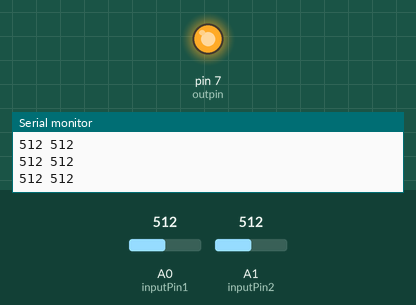
This sketch was run on a simulated Arduino Uno, built with avr-gcc and run on an emulated ATmega328P. On the bench: output pins drawn as LEDs (lit = HIGH), the last lines printed to the serial monitor. The test bench sets the inputs (shaded band); at power-on: A1 (inputPin2) = 512, A0 (inputPin1) = 512.

Above: at 1.2 s.
1.3 s: A1 (inputPin2) set to 99
2.8 s: A1 (inputPin2) set to 82
At 3.7 s:
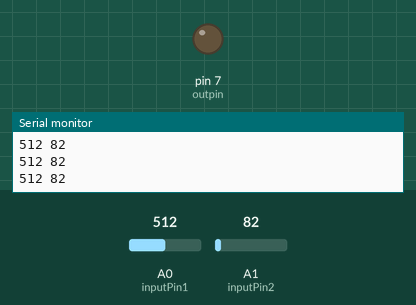
4.3 s: A1 (inputPin2) set to 100
At 4.7 s:
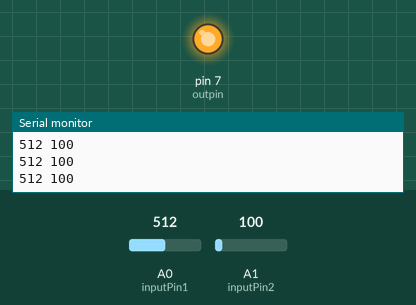
7.3 s: A1 (inputPin2) set to 80
At 8.3 s:
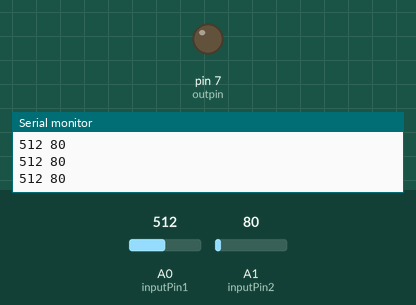
Timing chart, 0 to 9.8 s (numbered marks = the images above; inputs shaded):
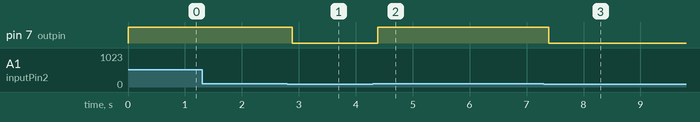

Measured:
- the behaviour switches between 91 and 90 on A1 (inputPin2) (found by bisection; images 0 and 1)
- after the input at 2.8 s, pin 7 (outpin): HIGH → LOW after 0.09 s
- after the input at 4.3 s, pin 7 (outpin): LOW → HIGH after 0.08 s
- after the input at 7.3 s, pin 7 (outpin): HIGH → LOW after 0.09 s

The sketch:

ArduinoSmooth.ino
```cpp
const int numReadings = 20;
const int outpin = 7;

int readings1[numReadings];      // the readings from the analog input
int readings2[numReadings];
int readIndex = 0;              // the index of the current reading
int total1 = 0;                  // the running total
int average1 = 0;                // the average

int inputPin1 = A0;

int total2 = 0;                  // the running total
int average2 = 0;                // the average

int inputPin2 = A1;

int threshold1 = 90;
int threshold2 = 90;

void setup() {
  // initialize serial communication with computer:
  Serial.begin(9600);
  pinMode(outpin,OUTPUT);
  // initialize all the readings to 0:
  for (int thisReading = 0; thisReading < numReadings; thisReading++) {
    readings1[thisReading] = 0;
  }
  for (int thisReading = 0; thisReading < numReadings; thisReading++) {
    readings2[thisReading] = 0;
  }
}

void loop() {
  // subtract the last reading:
  total1 = total1 - readings1[readIndex];
  total2 = total2 - readings2[readIndex];
  // read from the sensor:
  readings1[readIndex] = analogRead(inputPin1);
  readings2[readIndex] = analogRead(inputPin2);
  // add the reading to the total:
  total1 = total1 + readings1[readIndex];
  total2 = total2 + readings2[readIndex];
  // advance to the next position in the array:
  readIndex = readIndex + 1;

  // if we're at the end of the array...
  if (readIndex >= numReadings) {
    // ...wrap around to the beginning:
    readIndex = 0;
  }

  // calculate the average:
  average1 = total1 / numReadings;
  average2 = total2 / numReadings;

  Serial.print(average1);
  Serial.print(" ");
  Serial.println(average2);
  if (average1 > threshold1 && average2 > threshold2){
    digitalWrite(outpin,HIGH);
  }
  else{
    digitalWrite(outpin,LOW);
  }
  // send it to the computer as ASCII digits
  /*
  Serial.print(average1);
  Serial.print(" ");
  Serial.println(average2);
  */
  delay(1);        // delay in between reads for stability
}
```
